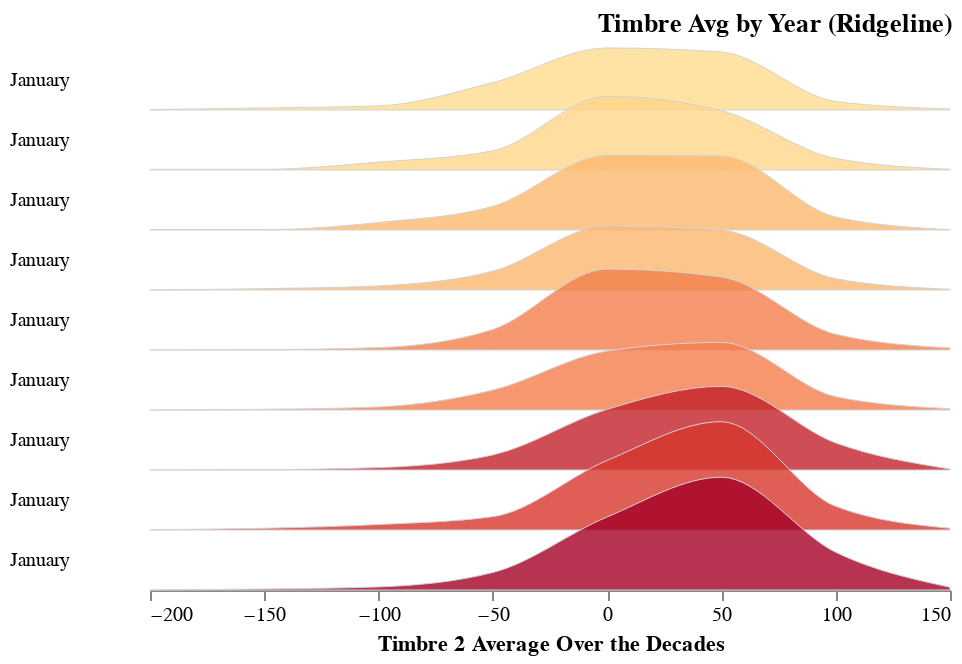

The cell this chart's notebook holds for it:
### Code cell
# make a plot?
step = 30   # adjust height of each kde
overlap = 1

alt.Chart(test_set, height=step).transform_joinaggregate(
    mean_timbre2='mean(TimbreAvg2)', groupby=['year']
).transform_bin(
    ['bin_max', 'bin_min'], 'TimbreAvg2'
).transform_aggregate(
    value='count()', groupby=['year', 'mean_timbre2', 'bin_min', 'bin_max']
).transform_impute(
    impute='value', groupby=['year', 'mean_timbre2'], key='bin_min', value=0
).mark_area(
    interpolate='monotone',
    fillOpacity=0.8,
    stroke='lightgray',
    strokeWidth=0.5
).encode(
    alt.X('bin_min:Q', bin='binned', title='Timbre 2 Average Over the Decades'),
    alt.Y(
        'value:Q',
        scale=alt.Scale(range=[step, -step * overlap]),   
        axis=None
    ),
    alt.Fill(
        'mean_timbre2:Q',
        legend=None,
        scale=alt.Scale(domain=[10, -50], scheme='redyellowblue')  # adjust color 
    )
).facet(
    row=alt.Row(
        'year:T',    # only accepts T type: convert things to T type first 
        title=None,
        header=alt.Header(labelAngle=0, labelAlign='right', format='%B')
    )
).properties(
    title='Timbre Avg by Year (Ridgeline)',
    bounds='flush'
).configure_facet(
    spacing=0
).configure_view(
    stroke=None
).configure_title(
    anchor='end'
)

### Figure 1 — Vega-Lite specification as saved in the notebook (floating-point values rounded to 4 significant figures; data arrays with more than 128 entries replaced by an {"elided": "..."} marker saying what was removed)
{"config": {"view": {"continuousWidth": 400, "continuousHeight": 300, "stroke": null}, "facet": {"spacing": 0}, "title": {"anchor": "end"}}, "data": {"name": "data-ca5834ddab22577fb5ff5223e0833dde"}, "facet": {"row": {"type": "temporal", "field": "year", "header": {"format": "%B", "labelAlign": "right", "labelAngle": 0}, "title": null}}, "spec": {"mark": {"type": "area", "fillOpacity": 0.8, "interpolate": "monotone", "stroke": "lightgray", "strokeWidth": 0.5}, "encoding": {"fill": {"type": "quantitative", "field": "mean_timbre2", "legend": null, "scale": {"domain": [10, -50], "scheme": "redyellowblue"}}, "x": {"type": "quantitative", "bin": "binned", "field": "bin_min", "title": "Timbre 2 Average Over the Decades"}, "y": {"type": "quantitative", "axis": null, "field": "value", "scale": {"range": [30, -30]}}}, "height": 30, "transform": [{"joinaggregate": [{"op": "mean", "field": "TimbreAvg2", "as": "mean_timbre2"}], "groupby": ["year"]}, {"bin": true, "field": "TimbreAvg2", "as": ["bin_max", "bin_min"]}, {"aggregate": [{"op": "count", "as": "value"}], "groupby": ["year", "mean_timbre2", "bin_min", "bin_max"]}, {"impute": "value", "key": "bin_min", "groupby": ["year", "mean_timbre2"], "value": 0}]}, "bounds": "flush", "title": "Timbre Avg by Year (Ridgeline)", "$schema": "https://vega.github.io/schema/vega-lite/v4.8.1.json", "datasets": {"data-ca5834ddab22577fb5ff5223e0833dde": {"elided": "5000 records"}}}
